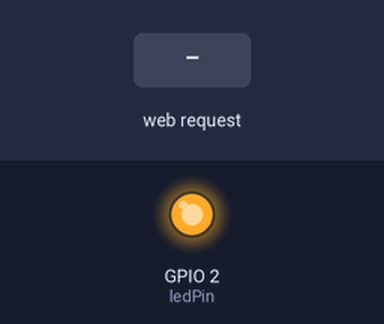
A sketch run on a simulated ESP8266 (NodeMCU). Shown: output pins drawn as LEDs (lit = HIGH). The inputs (shaded band) are chosen by the test bench. What the sketch prints to the serial monitor is not drawn.

Above: at 1.2 s.
1.3 s: HTTP request GET /on received
At 2.5 s:
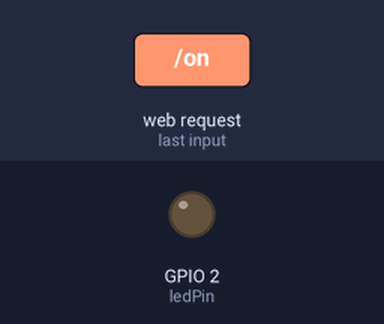
2.8 s: HTTP request GET /off received
At 3.9 s:
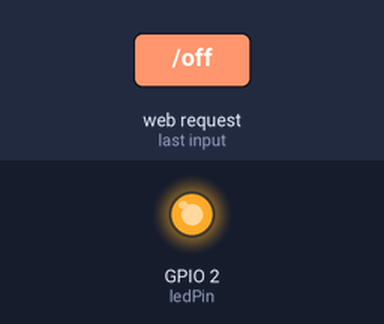
Timing chart, 0 to 5.8 s (numbered marks = the images above; inputs shaded):
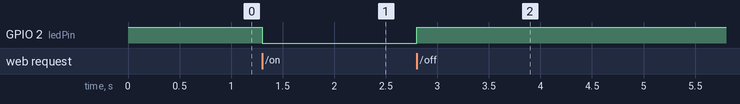

The sketch:

servidor_web_control_de_bombillas.ino
```cpp
#include <ESP8266WiFi.h>
#include <ESP8266WebServer.h>

const char* ssid = "ESP8266_AP";   // Nombre de la red WiFi
const char* password = "12345678"; // Contraseña

ESP8266WebServer server(80);  // Servidor web en puerto 80

const int ledPin = LED_BUILTIN; // LED interno
bool ledState = LOW;

// Página HTML con CSS
String htmlPage() {
  String html = R"=====(
    <!DOCTYPE html>
    <html>
    <head>
      <meta charset="UTF-8">
      <title>Control LED Interno</title>
      <style>
        body {
          font-family: Arial, sans-serif;
          text-align: center;
          background: #f2f2f2;
        }
        h1 {
          color: #333;
        }
        .btn {
          display: inline-block;
          margin: 10px;
          padding: 15px 30px;
          font-size: 18px;
          font-weight: bold;
          color: #fff;
          background-color: #007BFF;
          border: none;
          border-radius: 8px;
          cursor: pointer;
          text-decoration: none;
          transition: background 0.3s;
        }
        .btn:hover {
          background-color: #0056b3;
        }
        .btn-off {
          background-color: #dc3545;
        }
        .btn-off:hover {
          background-color: #a71d2a;
        }
      </style>
    </head>
    <body>
      <h1>Control de LED Interno ESP8266</h1>
      <p><a class="btn" href="/on">ENCENDER</a></p>
      <p><a class="btn btn-off" href="/off">APAGAR</a></p>
      <p>Estado del LED: )=====";

  html += (ledState) ? "ENCENDIDO" : "APAGADO";
  html += R"=====(
      </p>
    </body>
    </html>
  )=====";
  return html;
}

// Rutas del servidor
void handleRoot() {
  server.send(200, "text/html", htmlPage());
}

void handleOn() {
  digitalWrite(ledPin, LOW);  // Encender (lógica invertida)
  ledState = HIGH;
  server.send(200, "text/html", htmlPage());
}

void handleOff() {
  digitalWrite(ledPin, HIGH); // Apagar (lógica invertida)
  ledState = LOW;
  server.send(200, "text/html", htmlPage());
}

void setup() {
  Serial.begin(115200);

  pinMode(ledPin, OUTPUT);
  digitalWrite(ledPin, HIGH); // Apagado al inicio

  // Configuración Access Point
  WiFi.softAP(ssid, password);

  Serial.println("Punto de acceso creado");
  Serial.print("Conéctate a: http://");
  Serial.println(WiFi.softAPIP()); // debería mostrar 192.168.4.1

  // Rutas del servidor
  server.on("/", handleRoot);
  server.on("/on", handleOn);
  server.on("/off", handleOff);

  server.begin();
  Serial.println("Servidor web iniciado");
}

void loop() {
  server.handleClient();
}
```

Measured:
- after the input at 1.3 s, GPIO 2 (ledPin): HIGH → LOW at once
- after the input at 2.8 s, GPIO 2 (ledPin): LOW → HIGH at once
